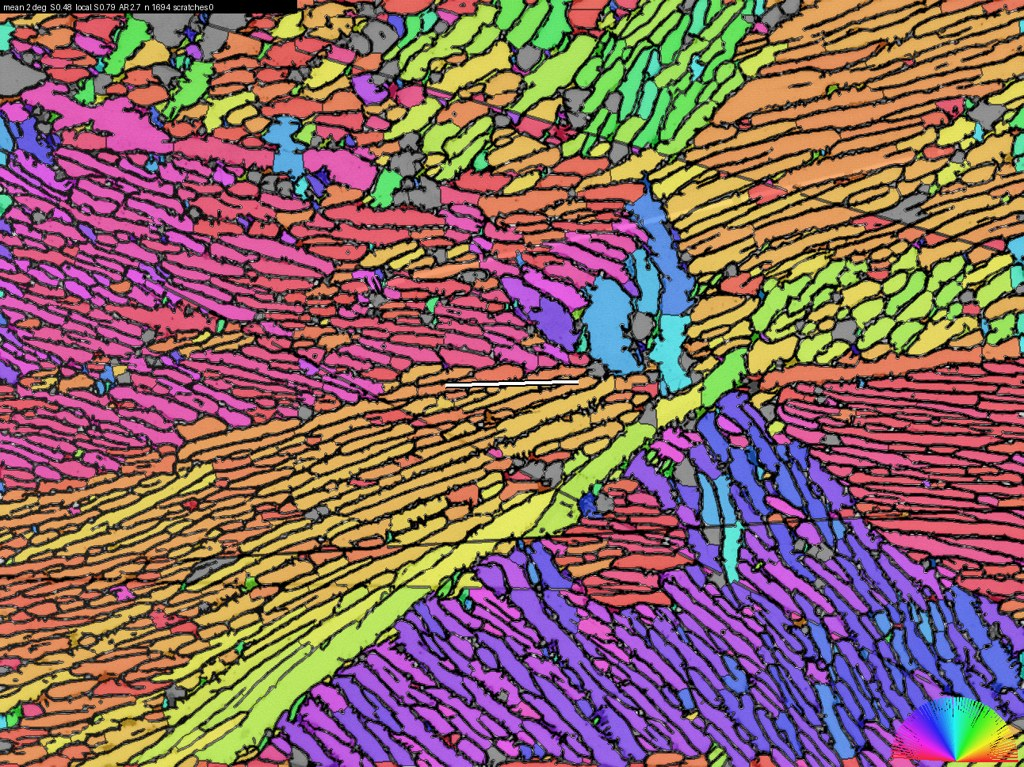
#> input picture results/flakes/scratched_test/strong/outputs/overlays/Ti64_21.jpg, 1024 x 767 px, given in place of overlays, which was not available
$ python twin.py ../results/flakes/scratched_test/strong/outputs/overlays --out out.png
#> lines starting #> are read from the running program, lines starting #| are printed output that depends on the picture; after the words box and inside, x2 and y2 are one past the last pixel; in counts of white or black regions, pixels touching at a corner belong together
### src/methods/profile.py
"""Image profiling: what kind of flake image this is, and at what scale. Reads the image only.

Used by the flakes method (params "mode" and "flake_width_px" set to "auto"), by the twin generator
(to make code-generated images that look like the user's), and by the knowledge memory (to find similar
image sets measured before).

Measurements, on a rough two-phase split (Otsu on the flattened, lightly smoothed image):
- mode: "boundaries" when the minority phase is thin and connected (a network of boundaries between flakes,
  e.g. etched alpha + beta titanium), "phase" when it is separate blobs (flakes of one phase in a matrix,
  e.g. pearlite islands, two-phase bands);
- flake_width_px, boundary_width_px: median thickness (2 x distance to the other phase, on the skeleton)
  of the flake phase and of the boundary / matrix phase;
- flake_phase: "bright" or "dark", which side of the split the flakes are on;
- noise (robust pixel noise), contrast (5-95 % range), coherence (alignment of the texture, 0-1).
"""

import numpy as np
from PIL import Image
from scipy import ndimage as ndi
from skimage.filters import gaussian, threshold_otsu
from skimage.morphology import remove_small_objects, skeletonize

# Widths, measured by this profiler (boundary reading), on the images the method's default params were tuned on:
# the 13 lamellar Ti-6Al-4V dev images (1292 x 968 px), medians. Holdout images not used.
REFERENCE_FLAKE_WIDTH_PX = 10.0
REFERENCE_BOUNDARY_WIDTH_PX = 5.66
COARSE_WIDTH_PX = 24.0  # cells at least this wide get the coarse-cell treatment (also COARSE_PX in flakes.py)
DEFAULT_BOUNDARY_WIDTH_PARAM = 2.5  # the method's boundary_width_px (Sato scale) at the reference


def to_gray(im: np.ndarray) -> np.ndarray:
    """Grayscale in [0, 1]. A colour image is projected on its axis of largest colour variance:
    colour etchings (blue / purple / yellow phases) often differ in hue more than in luminance."""
    if im.ndim == 2:
        return im.astype(float) / (65535.0 if im.dtype == np.uint16 else 255.0)
    rgb = im[..., :3].astype(float) / (65535.0 if im.dtype == np.uint16 else 255.0)
    flat = rgb.reshape(-1, 3)
    sample = flat[:: max(flat.shape[0] // 200000, 1)]
    centred = sample - sample.mean(axis=0)
    if np.abs(centred).max() < 1e-6:
        return rgb.mean(axis=-1)
    _, _, vt = np.linalg.svd(centred, full_matrices=False)
#> vt = [[0.708, 0.54, 0.454], [-0.23, -0.431, 0.872], [-0.667, 0.722, 0.181]]
    axis = vt[0] / np.linalg.norm(vt[0])
#> axis = [0.708, 0.54, 0.454]
    lum_w = np.array([0.2125, 0.7154, 0.0721])
    lum = rgb @ lum_w
    # keep luminance unless the best colour axis carries clearly more contrast (colour etchings)
    gain = np.std(centred @ axis) / max(np.std(centred @ (lum_w / np.linalg.norm(lum_w))), 1e-9)
#> gain = 1.23
    if gain < 1.3:
        return lum
    if np.dot(axis, lum_w) < 0:
        axis = -axis
    proj = rgb @ axis
    lo, hi = np.percentile(proj, [0.5, 99.5])
    return np.clip((proj - lo) / max(hi - lo, 1e-9), 0, 1)


def load(path) -> np.ndarray:
    return to_gray(np.array(Image.open(path)))


def flat_regions(gray: np.ndarray, min_fraction: float = 0.005) -> np.ndarray:
    """Large regions with almost no texture: white or black padding around a figure panel, flat label boxes.
    Holes inside them (the text of a label) are included."""
    m = gaussian(gray, 1.0)
    local_var = ndi.uniform_filter(m * m, 9) - ndi.uniform_filter(m, 9) ** 2
    # flat = far below the image's own pixel noise (padding and label boxes are digitally flat): an absolute
    # threshold alone took the smooth interiors of wide flakes in low-noise images for padding
    resid = gray - gaussian(gray, 1.0)
    noise = 1.4826 * float(np.median(np.abs(resid - np.median(resid))))
    flat = local_var < min(0.004, 0.3 * noise) ** 2
    flat = ndi.binary_opening(flat, iterations=2)
    # (a) margins: whole flat rows / columns running in from the image border (padding around a panel); taken off
    # first, so that saturated flakes touching the panel edge do not join them into one irregular region
    margins = np.zeros(gray.shape, bool)
    for axis in (0, 1):
        full = flat.mean(axis=1 - axis) >= 0.95
        for run in (full, full[::-1]):
            k = int(np.argmin(run)) if not run.all() else run.size
            if k:
                idx = slice(0, k) if run is full else slice(run.size - k, run.size)
                if axis == 0:
                    margins[idx, :] = True
                else:
                    margins[:, idx] = True
    flat &= ~margins
    lab, n = ndi.label(flat)
    if n == 0:
        return ndi.binary_dilation(margins, iterations=3) if margins.any() else margins
    sizes = np.bincount(lab.ravel())
    keep = sizes >= min_fraction * gray.size
    keep[0] = False
    # padding runs along the image border, label boxes are rectangles; a flat region that is neither is a
    # saturated (clipped) flake or a smooth phase region of the specimen, and stays
    h, w = gray.shape
    band = max(int(0.06 * min(h, w)), 4)
    near_border = np.zeros(gray.shape, bool)
    near_border[:band], near_border[-band:], near_border[:, :band], near_border[:, -band:] = True, True, True, True
    border_share = np.bincount(lab[near_border], minlength=n + 1) / np.maximum(sizes, 1)
    for k, sl in enumerate(ndi.find_objects(lab), start=1):
        if not keep[k] or sl is None:
            continue
        filled = ndi.binary_fill_holes(lab[sl] == k)
        extent = filled.sum() / filled.size
        if border_share[k] < 0.6 and extent < 0.8:
            keep[k] = False
    boxes = ndi.binary_fill_holes(ndi.binary_dilation(keep[lab], iterations=3))  # the text in label boxes
    return boxes | ndi.binary_dilation(margins, iterations=3)  # (a frame of margins encloses the panel: no filling)


def _border_contact(lab: np.ndarray, n: int) -> np.ndarray:
    edge = np.concatenate([lab[0], lab[-1], lab[:, 0], lab[:, -1]])
    return np.bincount(edge, minlength=n + 1)


def resin_regions(gray: np.ndarray) -> np.ndarray:
    """Mounting resin (or the dark background of a specimen edge): regions much darker than the specimen, with
    less texture, lying along a long stretch of the image border. Darker phases of the specimen are textured or
    do not line the border (they used to be cut off with the old rule "keep the largest bright region")."""
    coarse = gaussian(gray, 8)
    t = threshold_otsu(coarse)
#> t = 0.445
    dark, bright = coarse < t, coarse >= t
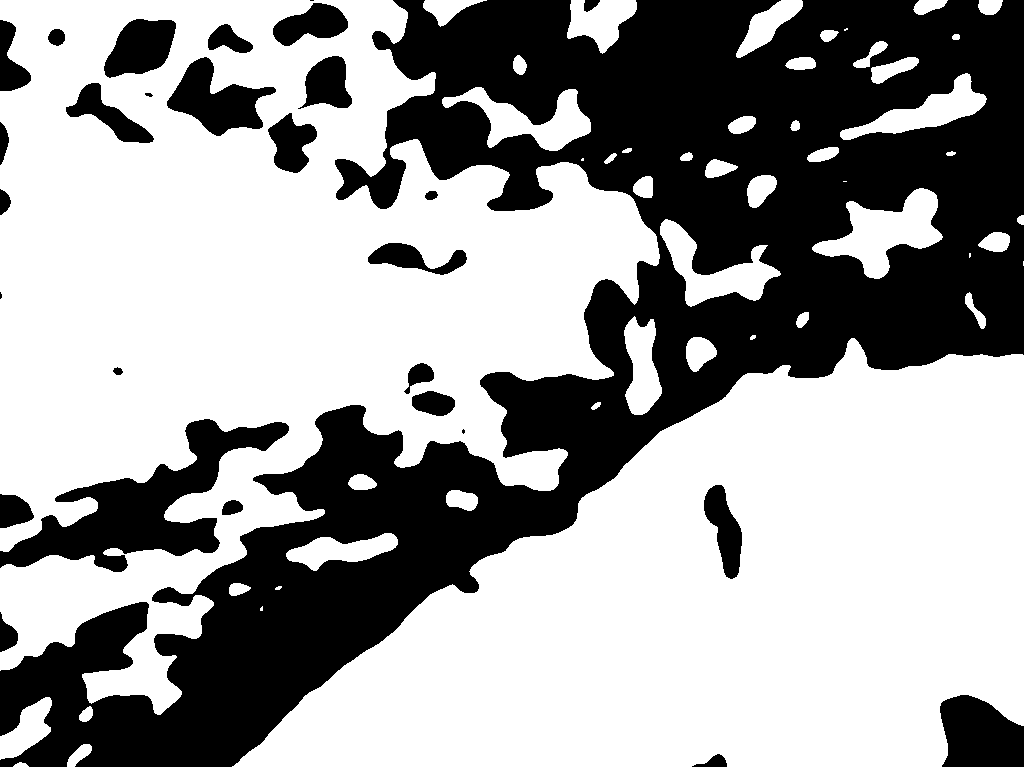
#> dark: shape (767, 1024) bool; 62% white; 29 black regions (3 under 20 px), largest, box (x1, y1, x2, y2) and area: (0, 0, 1024, 767) 255219, (0, 419, 289, 572) 14701, (940, 695, 1024, 767) 4851
    if not (dark.any() and bright.any()):
        return np.zeros(gray.shape, bool)
    texture = gaussian(np.abs(gray - gaussian(gray, 1.5)), 4)
    level, tex = float(np.median(coarse[bright])), float(np.median(texture[bright]))
#> level = 0.511; tex = 0.0863
    if level <= 0 or tex <= 0:
        return np.zeros(gray.shape, bool)
    min_contact, min_size = 0.25 * min(gray.shape), 0.005 * gray.size
    resin = np.zeros(gray.shape, bool)
    # whole dark regions of the coarse split: clearly darker and smoother than the specimen
    lab, n = ndi.label(dark)
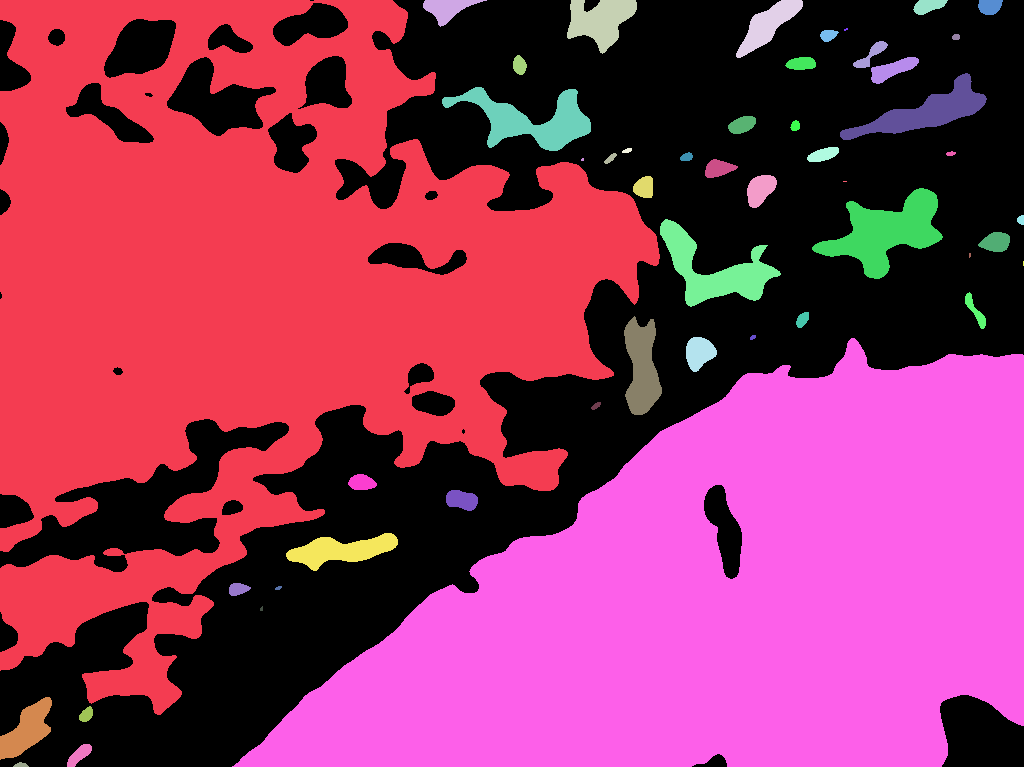
#> lab: shape (767, 1024) int32; 51 distinct labels, from 0 to 50; one colour per label, 0 black
#> n = 50
    sizes, contact = np.bincount(lab.ravel(), minlength=n + 1), _border_contact(lab, n)
#> in _border_contact, `edge = np.concatenate([lab[0], lab[-1], lab[:, 0], lab[:, -1]])`: edge = 3582 values, max 50 at index 1037, min 0 at index 310, mean 12.57
#> sizes = 51 values, max 298670 at index 0, min 4 at index 27, mean 15400.2; contact = 51 values, max 1465 at index 0, min 0 at index 7, mean 70.24
    for k in np.flatnonzero((sizes >= min_size) & (contact >= min_contact)):
        if k == 0:
            continue
        m = lab == k
        if np.median(coarse[m]) < 0.3 * level and np.median(texture[m]) < 0.65 * tex:
            resin |= m
#> this loop made 3 passes
#> k on pass 3: 39
#> resin: shape (767, 1024) bool; every value is 0
    # pixel by pixel, for a resin band that the coarse split joined with a darker part of the specimen
    cand = ndi.binary_opening((coarse < 0.35 * level) & (texture < 0.5 * tex) & dark, iterations=2)
#> cand: shape (767, 1024) bool; 0.1% white; 1 white region, box (x1, y1, x2, y2) and area: (215, 0, 292, 13) 802
    lab, n = ndi.label(cand)
#> n = 1
    if n:
        sizes, contact = np.bincount(lab.ravel(), minlength=n + 1), _border_contact(lab, n)
#> sizes = [784606, 802]; contact = [3509, 73]
        keep = (sizes >= min_size) & (contact >= min_contact)
#> keep = [True, False]
        keep[0] = False
        resin |= keep[lab]
    if not resin.any():
        return resin
    # pores and debris inside the resin, its ragged edge
    return ndi.binary_fill_holes(ndi.binary_closing(resin, iterations=6)) & dark


def data_bar(gray: np.ndarray, k: int = 3) -> np.ndarray:
    """An instrument data bar (SEM: voltage, magnification, scale bar) along the bottom of the image: below a sharp
    straight edge that spans >= 85 % of the width within the bottom fifth. Its boxes hold text, so they are not flat,
    and the flat-region rule missed it (the scientist's SEM image: the bar was measured as flakes)."""
#> called with k = 3
    h, w = gray.shape
#> h = 767; w = 1024
    out = np.zeros(gray.shape, bool)
    if h < 8 * k:
        return out
    s = gaussian(gray, 1.0)
    c = np.cumsum(np.vstack([np.zeros((1, w)), s]), axis=0)
    r = np.arange(k, h - k)
    step = np.abs((c[r + k] - c[r]) / k - (c[r] - c[r - k]) / k)  # mean of k rows below vs k rows above, per column
    t = max(0.08, 2 * float(np.median(step)))
#> t = 0.206
    rows = r[((step > t).mean(axis=1) >= 0.85) & (r > 0.8 * h)]
#> rows = empty array
    if rows.size:
        out[max(int(rows.min()) - 2, 0):] = True
    return out


def out_of_focus(gray: np.ndarray, roi: np.ndarray, min_fraction: float = 0.1, ratio_core: float = 0.72,
                 contrast_core: float = 0.72, ratio_grow: float = 0.8, contrast_grow: float = 0.82) -> np.ndarray:
    """Out-of-focus areas, from two cues that must hold together, each averaged over windows of ~1/16 image:
    - sharpness: at the edges (gradient at 3 px above half its Otsu threshold), the fine-scale gradient (1 px) over
      the coarse one is about 2 where the image is sharp and drops towards 1 where it is blurred: below 0.72 x the
      image's own sharp part (90th percentile);
    - contrast: blur erases thin boundary lines, so the local contrast (std at 1 px) drops below 0.72 x the image's
      75th percentile. Without it, sharp areas of broad step edges (large plates, ferrite grains) read as blurred.
    Confident cores of at least min_fraction (10 %) of the image are grown over the transition (0.8 x sharpness,
    0.82 x contrast). Relative to the image itself: a uniformly soft image (an enlarged one) has no out-of-focus area.
    The thresholds flag none of the 47 real images at hand (Ti64, the lamellar set, the scientist's SEM image) and
    remove 62-81 % of the blurred area in 7 of 8 coarse-cell twin images: some blur is missed rather than sharp
    specimen cut away (with 0.8 x contrast, a third of the SEM specimen was taken for blurred).
    (Failure 6 of the private coarse-cell test: a blurred half-image measured with the rest put one image 7 deg off.)"""
    h, w = gray.shape
    out = np.zeros(gray.shape, bool)
    if roi.sum() < 1000:
        return out
    g1 = ndi.gaussian_gradient_magnitude(gray, 1.0)
    g3 = ndi.gaussian_gradient_magnitude(gray, 3.0)
    edges = (g3 > 0.5 * threshold_otsu(g3[roi])) & roi  # (blurred edges are weaker: a low threshold keeps them)
    if edges.sum() < 500:
        return out
    win = max(24.0, min(h, w) / 16)
    num = gaussian(np.where(edges, g1 / (g3 + 1e-9), 0.0), win)
    den = gaussian(edges.astype(float), win)
    have = (den > 0.01) & roi
    if have.sum() < 1000:
        return out
    ratio = np.where(have, num / np.maximum(den, 1e-9), np.nan)
    sharp = np.nanpercentile(ratio[have], 90)
    sm = gaussian(np.where(roi, gray, float(np.median(gray[roi]))), 1.0)
    std = np.sqrt(np.maximum(gaussian(sm ** 2, win) - gaussian(sm, win) ** 2, 0))
    ref = np.percentile(std[have], 75)
    core = ndi.binary_opening(have & (ratio < ratio_core * sharp) & (std < contrast_core * ref), iterations=3)
    lab_c, n_c = ndi.label(core)
    if not n_c:
        return out
    sizes_c = np.bincount(lab_c.ravel())
    big = sizes_c >= min_fraction * gray.size
    big[0] = False
    core = big[lab_c]
    grow = have & (ratio < ratio_grow * sharp) & (std < contrast_grow * ref)
    lab_g, _ = ndi.label(grow)
    return np.isin(lab_g, np.unique(lab_g[core & (lab_g > 0)])) & (lab_g > 0)


LINE_SCALES = (1.0, 1.5, 2.0, 3.0, 4.0, 5.5, 7.5)  # (a 10 px scale picks up broad shading)


# [28 lines left out: function line_scale_map, not called in this run]


SHARP_LINE_SCALE_PX = 3.0  # line scale of sharp boundaries of the calibrated coarse-cell twin (2.5-3.4 px)


# [71 lines left out: functions soft_regions, textured_regions, not called in this run]


def region_of_interest(gray: np.ndarray, mode: str = "auto", info: dict | None = None) -> np.ndarray:
    """Pixels of the specimen: drops dark mounting resin (resin_regions), an instrument data bar (data_bar), flat
    padding and label boxes (flat_regions) and out-of-focus areas (out_of_focus), and keeps away from their edges.
    With a dict as `info`, the out-of-focus fraction of the image is written into it."""
    if info is not None:
        info["out_of_focus_fraction"] = 0.0
    if mode == "full":
        return np.ones(gray.shape, bool)
    roi = ~resin_regions(gray) & ~data_bar(gray)
#> roi: shape (767, 1024) bool; every value is 1
    flat = flat_regions(gray)
#> in flat_regions, `resid = gray - gaussian(gray, 1.0)`:
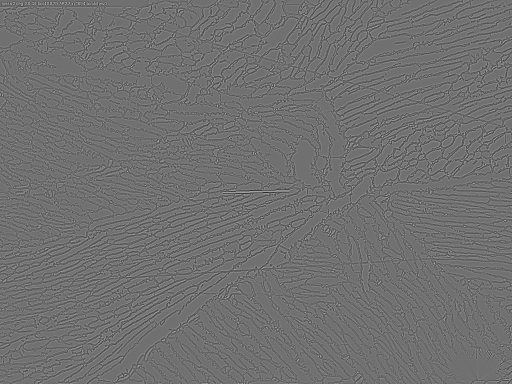
#> resid: shape (767, 1024) float64 (shown at 1/2 size); min -0.435, max 0.55, mean -5.42e-06; drawn with min black and max white
#> in flat_regions, `noise = 1.4826 * float(np.median(np.abs(resid - np.median(resid))))`: noise = 0.0554
#> in flat_regions, `flat = ndi.binary_opening(flat, iterations=2)`:
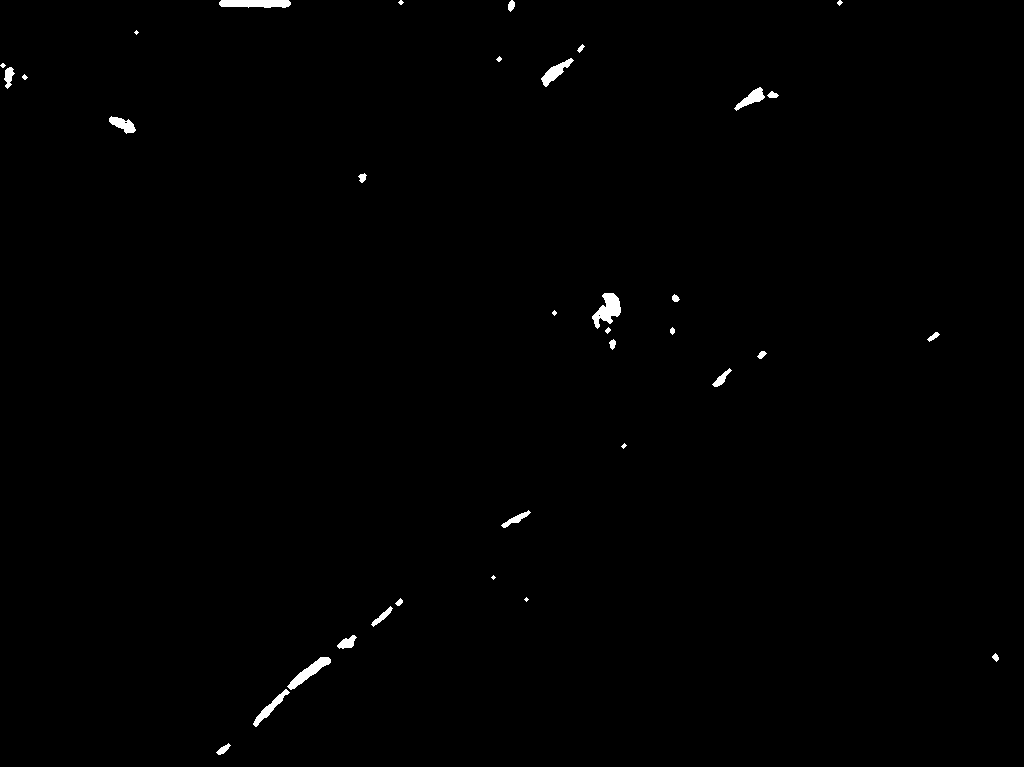
#> flat: shape (767, 1024) bool; 0.53% white; 35 white regions (7 under 20 px), largest, box (x1, y1, x2, y2) and area: (592, 293, 621, 329) 550, (219, 0, 291, 8) 504, (287, 657, 331, 690) 442
#> (the rest of the program and of its run is left out)
